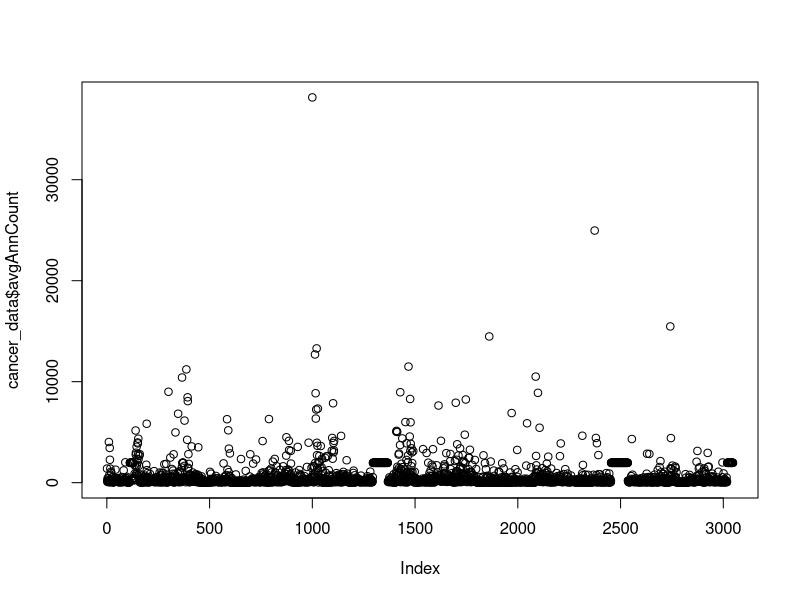
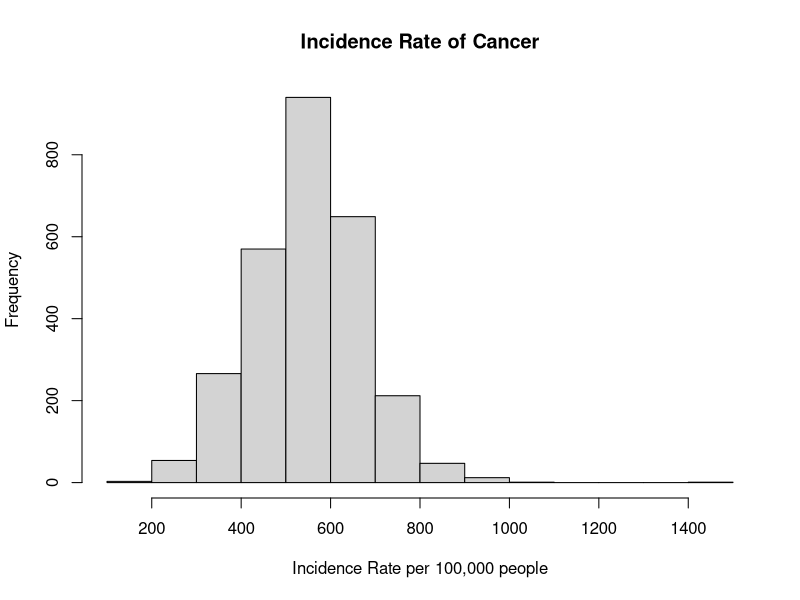
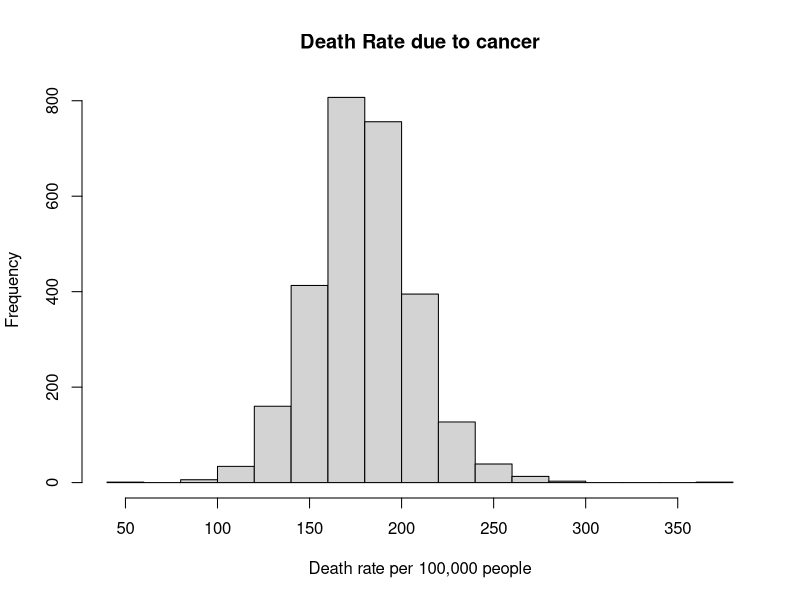
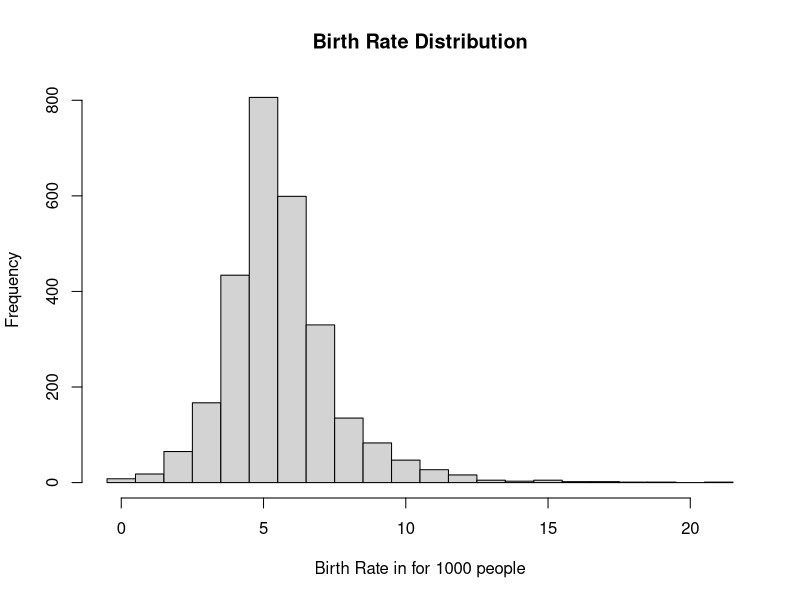
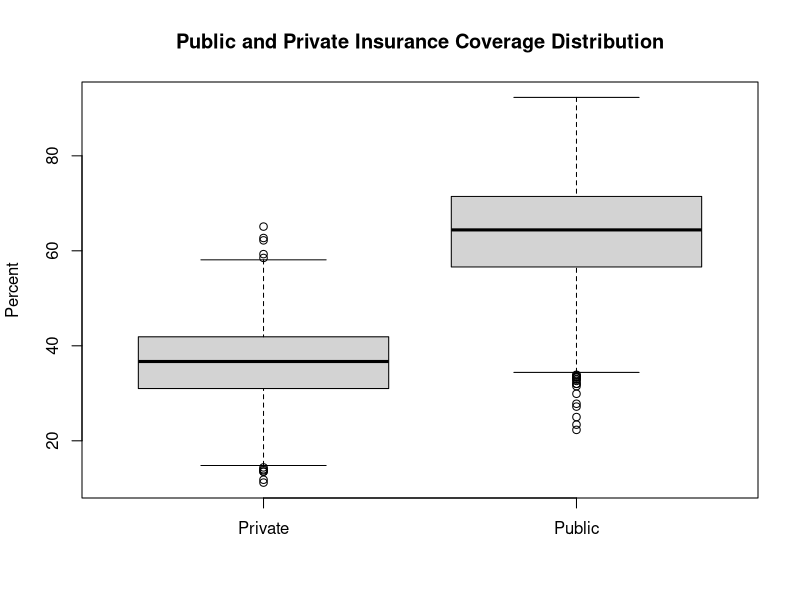
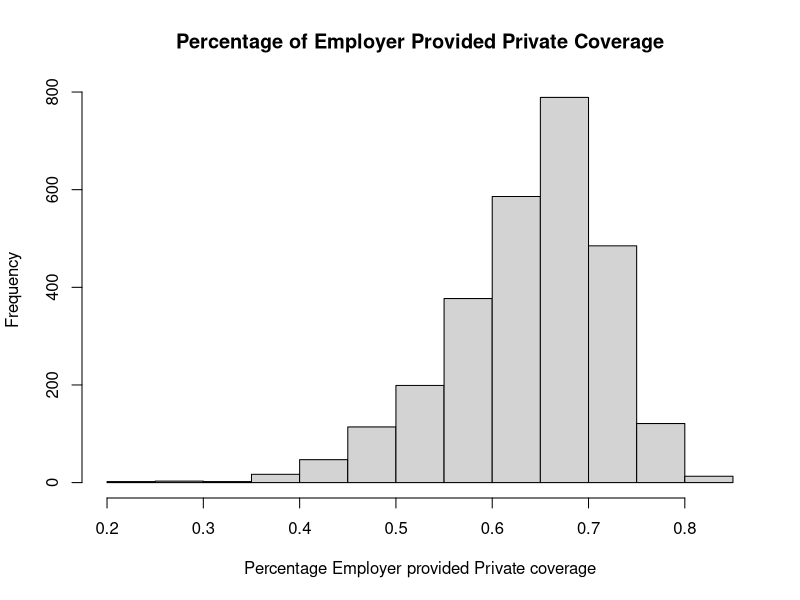
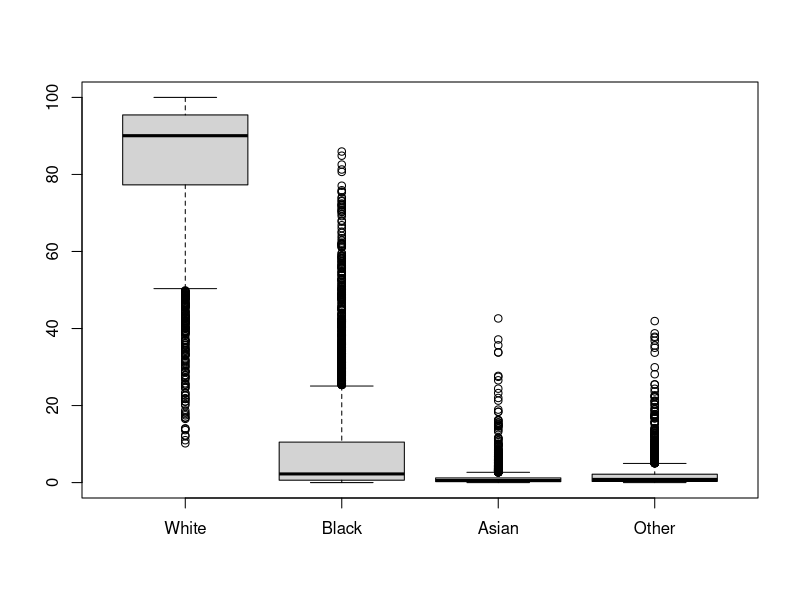
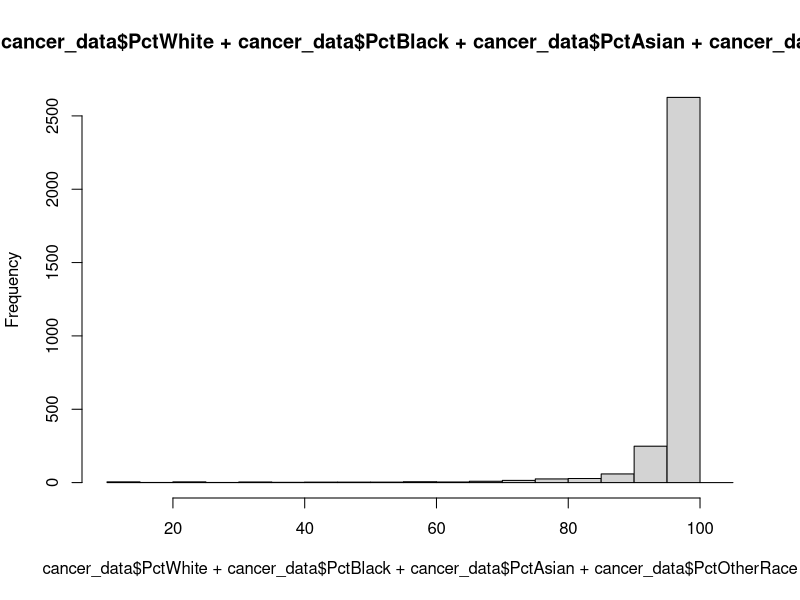

Source code (R) for these figures, in order:
## ---- chunk 1
knitr::opts_chunk$set(echo = TRUE)
knitr::opts_chunk$set(tidy=TRUE)
## ---- chunk 2
library(car)
## ---- chunk 3
cancer_data = read.csv("cancer.csv")
## ---- chunk 4
(list_of_varibles = objects(cancer_data))
## ---- chunk 5
str(cancer_data)
## ---- chunk 6
summary(cancer_data$avgAnnCount)
## ---- chunk 7
plot(cancer_data$avgAnnCount)
## ---- chunk 8
cancer_data_filter1 = cancer_data[cancer_data$avgAnnCount != 1962.667684, ]
str(cancer_data_filter1)
## ---- chunk 9
sum(cancer_data_filter1$MedianAge > 110)
sum(cancer_data_filter1$MedianAgeFemale > 110)
sum(cancer_data_filter1$MedianAgeMale > 110)
## ---- chunk 10
sum(cancer_data_filter1$AvgHouseholdSize < 0.1)
## ---- chunk 11
cancer_data_fixed = cancer_data_filter1[cancer_data_filter1$MedianAge < 110 & cancer_data_filter1$AvgHouseholdSize >=1, ]
str(cancer_data_fixed)
## ---- chunk 12
min(cancer_data$PctPublicCoverage + cancer_data$PctPrivateCoverage)
max(cancer_data$PctPublicCoverage + cancer_data$PctPrivateCoverage)
## ---- chunk 13
head(cancer_data$PctAsian + cancer_data$PctBlack + cancer_data$PctWhite + cancer_data$PctOtherRace, 25)
min(cancer_data$PctAsian + cancer_data$PctBlack + cancer_data$PctWhite + cancer_data$PctOtherRace)
max(cancer_data$PctAsian + cancer_data$PctBlack + cancer_data$PctWhite + cancer_data$PctOtherRace)
## ---- chunk 14
summary(cancer_data$PercentMarried)
summary(cancer_data$PctMarriedHouseholds)
## ---- chunk 15
summary(cancer_data$PctNoHS18_24)
summary(cancer_data$PctHS18_24)
summary(cancer_data$PctHS25_Over)
summary(cancer_data$PctSomeCol18_24)
summary(cancer_data$PctBachDeg18_24)
summary(cancer_data$PctBachDeg25_Over)
## ---- chunk 16
sum(cancer_data$PctHS18_24 < 0.01)
sum(cancer_data$PctBachDeg18_24 < 0.01)
## ---- chunk 17
summary(cancer_data$PctEmployed16_Over)
summary(cancer_data$PctUnemployed16_Over)
## ---- chunk 18
incidenceRate = 100000*cancer_data_fixed$avgAnnCount/cancer_data_fixed$popEst2015
summary(incidenceRate)
## ---- chunk 19
hist(incidenceRate, main = "Incidence Rate of Cancer", xlab = "Incidence Rate per 100,000 people")
## ---- chunk 20
sd(incidenceRate)
## ---- chunk 21
summary(cancer_data_fixed$deathRate)
## ---- chunk 22
hist(cancer_data_fixed$deathRate, main = "Death Rate due to cancer", xlab = "Death rate per 100,000 people")
## ---- chunk 23
sd(cancer_data_fixed$deathRate)
## ---- chunk 24
summary(cancer_data_fixed$BirthRate)
## ---- chunk 25
hist(cancer_data_fixed$BirthRate, main = "Birth Rate Distribution", breaks = 0:22 - 0.5, xlab = "Birth Rate in for 1000 people")
## ---- chunk 26
boxplot(cancer_data_fixed$PctPublicCoverage, cancer_data_fixed$PctPrivateCoverage, main = "Public and Private Insurance Coverage Distribution", names = c("Private","Public"), ylab = "Percent")
## ---- chunk 27
hist(cancer_data_fixed$PctEmpPrivCoverage / cancer_data_fixed$PctPrivateCoverage,
     main = "Percentage of Employer Provided Private Coverage", 
     xlab = "Percentage Employer provided Private coverage")
## ---- chunk 28
boxplot(cancer_data$PctWhite, cancer_data$PctBlack, cancer_data$PctAsian, cancer_data$PctOtherRace, names = c("White", "Black", "Asian", "Other"))

hist(cancer_data$PctWhite + cancer_data$PctBlack + cancer_data$PctAsian + cancer_data$PctOtherRace)
## ---- chunk 29
summary(cancer_data_fixed$medIncome)
summary(cancer_data_fixed$binnedInc)
## ---- chunk 30
cancer_data_fixed$binnedInc = factor(cancer_data_fixed$binnedInc, c("[22640, 34218.1]","(34218.1, 37413.8]","(37413.8, 40362.7]","(40362.7, 42724.4]","(42724.4, 45201]","(45201, 48021.6]","(48021.6, 51046.4]","(51046.4, 54545.6]","(54545.6, 61494.5]","(61494.5, 125635]"))
## ---- chunk 31
plot(incidenceRate, cancer_data_fixed$deathRate)
## ---- chunk 32
cor(incidenceRate, cancer_data_fixed$deathRate)
## ---- chunk 33
cor(cancer_data_fixed$deathRate, cancer_data_fixed$medIncome)
## ---- chunk 34
boxplot(deathRate ~ binnedInc, data = cancer_data_fixed, 
        main = "Death rate vs Median Income bins",
        xlab = "Median Income bins",
        ylab = "Death Rate")
## ---- chunk 35
cor(incidenceRate, cancer_data_fixed$medIncome)
## ---- chunk 36
cor(cancer_data_fixed$povertyPercent, cancer_data_fixed$deathRate)
## ---- chunk 37
cor(cancer_data_fixed$medIncome, cancer_data_fixed$povertyPercent)
## ---- chunk 38
cor(cancer_data_fixed$deathRate, cancer_data_fixed$PctPrivateCoverage)
## ---- chunk 39
plot (~ PctPrivateCoverage + deathRate, data = cancer_data_fixed)
abline(lm(cancer_data_fixed$deathRate ~ cancer_data_fixed$PctPrivateCoverage))
## ---- chunk 40
cor(cancer_data_fixed$deathRate, cancer_data_fixed$PctPublicCoverage)
## ---- chunk 41
lm(100*cancer_data_fixed$deathRate/mean(cancer_data_fixed$deathRate) ~ cancer_data_fixed$PctPrivateCoverage)
## ---- chunk 42
plot (~ PctPublicCoverage + deathRate, data = cancer_data_fixed)
abline(lm(cancer_data_fixed$deathRate ~ cancer_data_fixed$PctPublicCoverage))
## ---- chunk 43
cor(incidenceRate, cancer_data_fixed$MedianAge)
## ---- chunk 44
cor(cancer_data_fixed$deathRate, cancer_data_fixed$MedianAge)
## ---- chunk 45
plot(~ cancer_data_fixed$MedianAge+cancer_data_fixed$PctPrivateCoverage, 
     xlab = "Age", 
     ylab = "Pct Private Coverage" )
abline(lm(cancer_data_fixed$PctPrivateCoverage ~ cancer_data_fixed$MedianAge), 
       xlab = "Age", 
       ylab = "Pct Private Coverage")
## ---- chunk 46
cor(cancer_data_fixed$povertyPercent, cancer_data_fixed$PctBlack)
cor(cancer_data_fixed$povertyPercent, cancer_data_fixed$PctWhite)
cor(cancer_data_fixed$povertyPercent, cancer_data_fixed$PctAsian)
cor(cancer_data_fixed$povertyPercent, cancer_data_fixed$PctOtherRace)
## ---- chunk 47
cor(cancer_data_fixed$deathRate, cancer_data_fixed$PctBlack)
cor(cancer_data_fixed$deathRate, cancer_data_fixed$PctWhite)
cor(cancer_data_fixed$deathRate, cancer_data_fixed$PctAsian)
cor(cancer_data_fixed$deathRate, cancer_data_fixed$PctOtherRace)
## ---- chunk 48
cor(incidenceRate, cancer_data_fixed$PctBlack)
cor(incidenceRate, cancer_data_fixed$PctWhite)
cor(incidenceRate, cancer_data_fixed$PctAsian)
cor(incidenceRate, cancer_data_fixed$PctOtherRace)
## ---- chunk 49
scatterplotMatrix(~ cancer_data_fixed$povertyPercent + cancer_data_fixed$PctPrivateCoverage + cancer_data_fixed$PctPublicCoverage)
## ---- chunk 50
cor(cancer_data_fixed$deathRate, cancer_data_fixed$PctBachDeg25_Over)
cor(cancer_data_fixed$deathRate, cancer_data_fixed$PctHS25_Over)
## ---- chunk 51
cor(cancer_data_fixed$PctEmployed16_Over, cancer_data_fixed$PctBachDeg25_Over, use = "complete.obs")
cor(cancer_data_fixed$PctEmployed16_Over, cancer_data_fixed$PctHS25_Over, use = "complete.obs")
## ---- chunk 52
cor(cancer_data_fixed$PctMarriedHouseholds, cancer_data_fixed$PctPrivateCoverage)
cor(cancer_data_fixed$PctMarriedHouseholds, cancer_data_fixed$PctPublicCoverage)
## ---- chunk 53
boxplot(PctMarriedHouseholds ~ binnedInc, data = cancer_data_fixed, 
        main = "Married Households vs Median Income bins",
        xlab = "Median Income bins",
        ylab = "Married Households")
## ---- chunk 54
cor(cancer_data_fixed$deathRate, cancer_data_fixed$PctMarriedHouseholds)
## ---- chunk 55
summary(cancer_data_fixed$AvgHouseholdSize)
## ---- chunk 56
HouseholdSize_bin = cut(cancer_data_fixed$AvgHouseholdSize, breaks = c(1, 2, 3, 4, Inf))
boxplot( deathRate ~ HouseholdSize_bin , data = cancer_data_fixed,
        main = "Death rate vs Average Household size",
        xlab = "Average Household Size",
        ylab = "Death Rate")
## ---- chunk 57
boxplot(AvgHouseholdSize ~ binnedInc, data = cancer_data_fixed, 
        main = "Average household size vs Median Income bins",
        xlab = "Median Income bins",
        ylab = "Average household size")
